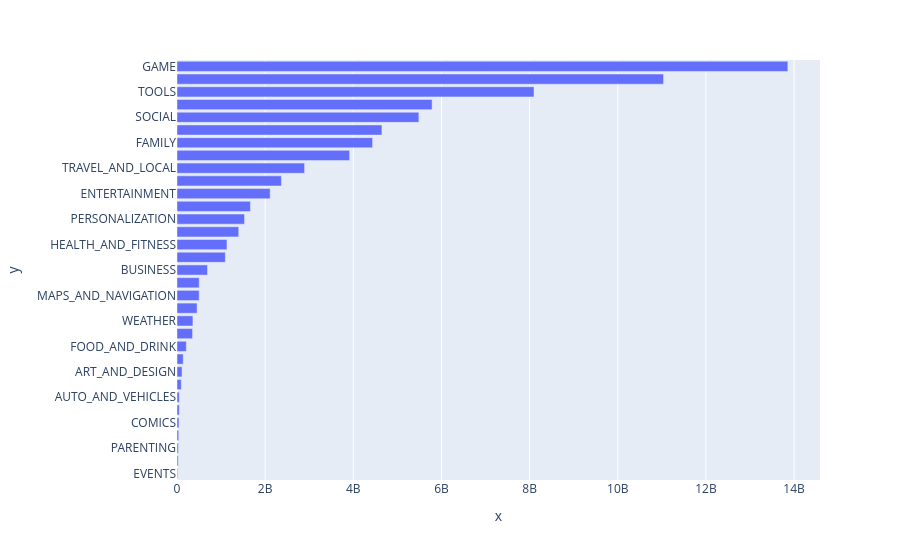

Notebook cell for this chart:
### Code cell
h_bar = px.bar(
    x = category_installs.Installs,
    y = category_installs.index,
    orientation='h'
)

h_bar.show()

### Figure 1 — Plotly figure (JSON) as saved in the notebook; plotly's stock layout.template omitted (floating-point values rounded to 4 significant figures)
{"data": [{"hovertemplate": "x=%{x}<br>y=%{y}<extra></extra>", "legendgroup": "", "marker": {"color": "#636efa", "pattern": {"shape": ""}}, "name": "", "orientation": "h", "showlegend": false, "textposition": "auto", "type": "bar", "x": [15949410, 26916200, 31116110, 39162676, 44931100, 52083000, 53129800, 97082000, 114233100, 140912410, 211677750, 352852000, 361096500, 455312400, 503267560, 503742120, 692018120, 1096431465, 1134006220, 1400331540, 1532352930, 1665791655, 2113660000, 2369110650, 2894859300, 3916897200, 4437579590, 4649143130, 5487841475, 5788070180, 8099724500, 11039241530, 13858762717], "xaxis": "x", "y": ["EVENTS", "BEAUTY", "PARENTING", "MEDICAL", "COMICS", "LIBRARIES_AND_DEMO", "AUTO_AND_VEHICLES", "HOUSE_AND_HOME", "ART_AND_DESIGN", "DATING", "FOOD_AND_DRINK", "EDUCATION", "WEATHER", "FINANCE", "MAPS_AND_NAVIGATION", "LIFESTYLE", "BUSINESS", "SPORTS", "HEALTH_AND_FITNESS", "SHOPPING", "PERSONALIZATION", "BOOKS_AND_REFERENCE", "ENTERTAINMENT", "NEWS_AND_MAGAZINES", "TRAVEL_AND_LOCAL", "VIDEO_PLAYERS", "FAMILY", "PHOTOGRAPHY", "SOCIAL", "PRODUCTIVITY", "TOOLS", "COMMUNICATION", "GAME"], "yaxis": "y"}], "layout": {"barmode": "relative", "legend": {"tracegroupgap": 0}, "margin": {"t": 60}, "xaxis": {"anchor": "y", "domain": [0, 1], "title": {"text": "x"}}, "yaxis": {"anchor": "x", "domain": [0, 1], "title": {"text": "y"}}}}
